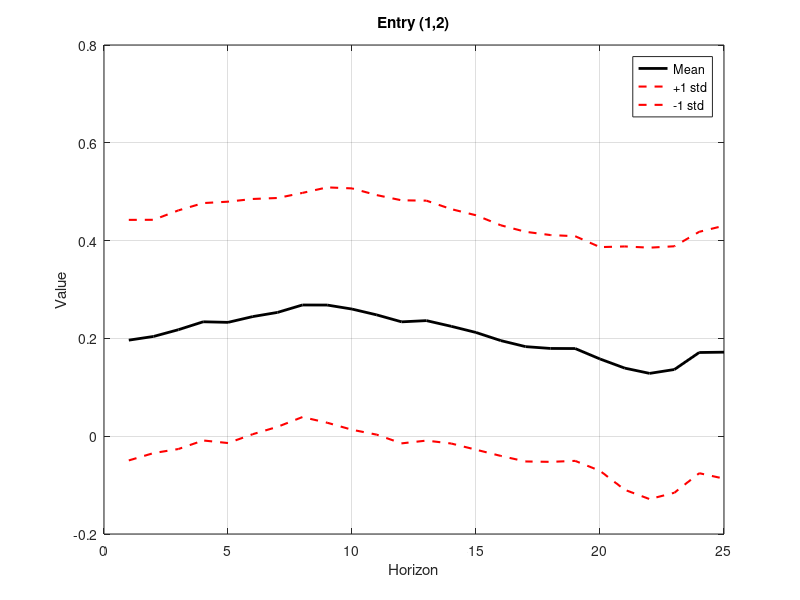
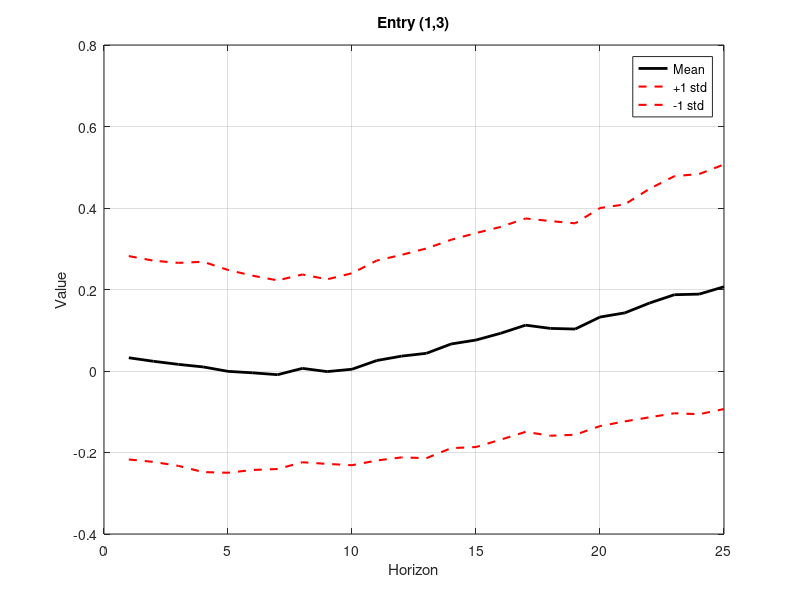
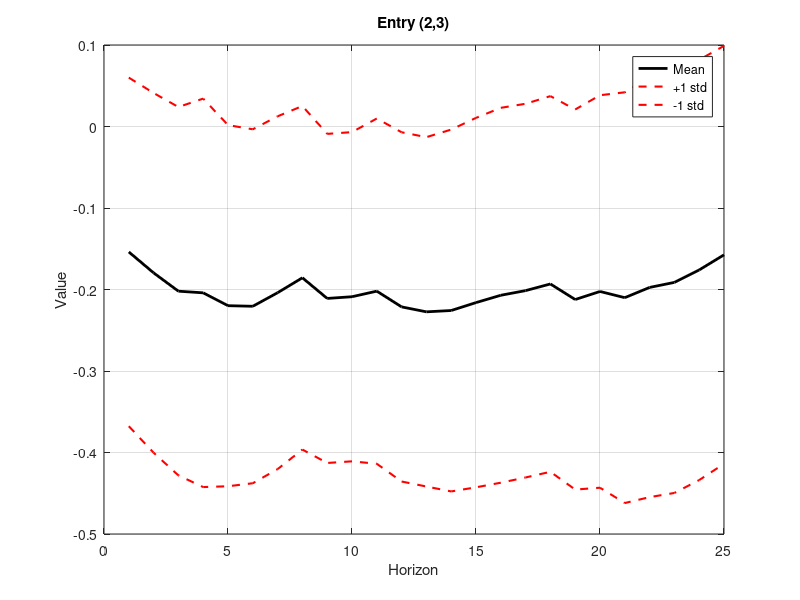

MATLAB code for these plots, in order:
clear all
close all
clc

load msv2_mars3_long_1_pred_vMARS3_t_1990-01-31.mat

X=r.P;
% Compute mean and standard deviation across draws (4th dimension)
X_mean  = mean(X, 4);
X_std   = std(X, 0, 4);

% Construct +1 std and -1 std matrices
X_plus  = X_mean + X_std;
X_minus = X_mean - X_std;

% Horizon
h = 1:25;

% -------- Entry (1,2) --------
m = squeeze(X_mean(1,2,:));
p = squeeze(X_plus(1,2,:));
n = squeeze(X_minus(1,2,:));

figure;
plot(h, m, 'k', 'LineWidth', 2); hold on;
plot(h, p, 'r--', 'LineWidth', 1.5);
plot(h, n, 'r--', 'LineWidth', 1.5);
title('Entry (1,2)');
xlabel('Horizon');
ylabel('Value');
legend('Mean', '+1 std', '-1 std', 'Location', 'best');
grid on;

% -------- Entry (1,3) --------
m = squeeze(X_mean(1,3,:));
p = squeeze(X_plus(1,3,:));
n = squeeze(X_minus(1,3,:));

figure;
plot(h, m, 'k', 'LineWidth', 2); hold on;
plot(h, p, 'r--', 'LineWidth', 1.5);
plot(h, n, 'r--', 'LineWidth', 1.5);
title('Entry (1,3)');
xlabel('Horizon');
ylabel('Value');
legend('Mean', '+1 std', '-1 std', 'Location', 'best');
grid on;

% -------- Entry (2,3) --------
m = squeeze(X_mean(2,3,:));
p = squeeze(X_plus(2,3,:));
n = squeeze(X_minus(2,3,:));

figure;
plot(h, m, 'k', 'LineWidth', 2); hold on;
plot(h, p, 'r--', 'LineWidth', 1.5);
plot(h, n, 'r--', 'LineWidth', 1.5);
title('Entry (2,3)');
xlabel('Horizon');
ylabel('Value');
legend('Mean', '+1 std', '-1 std', 'Location', 'best');
grid on;
